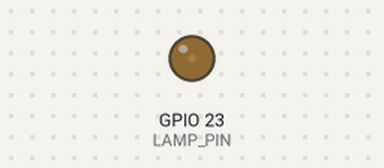
The sketch below on a simulated ESP32. On the bench: output pins drawn as LEDs (lit = HIGH).

Above: at 0.27 s.
At 24.02 s:
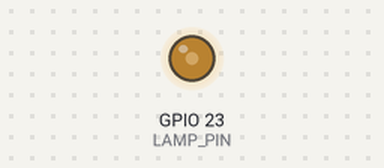
Timing chart, 0 to 40.0 s (numbered marks = the images above):
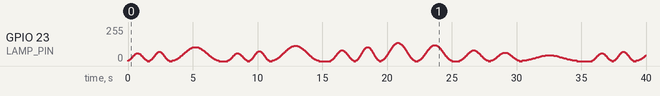

The sketch:

flower_lamp_timer.ino
```cpp
/*
  ESP32 timed breathing melody lamp controller.

  Wiring:
  - Do not connect the lamp directly between VIN and GND if you need software control.
  - Use a constant-current LED driver such as the CN5711 module.
  - GPIO23 drives the CN5711 CE/PWM pin through a 100-220 ohm resistor.
*/

const int LAMP_PIN = 23;

const int PWM_FREQUENCY_HZ = 1000;
const int PWM_RESOLUTION_BITS = 8;
const int PWM_MAX_DUTY = (1 << PWM_RESOLUTION_BITS) - 1;
const int MAX_BRIGHTNESS_PERCENT = 80;

const unsigned long PLAY_DURATION_MS = 60UL * 1000UL;
const unsigned long REST_DURATION_MS = 60UL * 1000UL;
const unsigned long FADE_OUT_DURATION_MS = 8UL * 1000UL;
const byte BREATH_FLOOR_PERCENT = 3;

struct BreathStep {
  unsigned int durationMs;
  byte peakPercent;
  unsigned int gapMs;
};

const BreathStep BREATH_MELODY[] = {
  // Lullaby-like phrases: soft-soft-long, then a higher swell, then a quiet ending.
  {1500, 24, 180},
  {1500, 28, 240},
  {3600, 42, 700},

  {1500, 24, 180},
  {1500, 30, 240},
  {3600, 46, 900},

  {1800, 32, 160},
  {1800, 42, 160},
  {2600, 55, 240},
  {2600, 48, 600},

  {2200, 32, 220},
  {2200, 26, 220},
  {4200, 18, 1200},
};

const int BREATH_STEP_COUNT = sizeof(BREATH_MELODY) / sizeof(BREATH_MELODY[0]);

bool sequenceActive = true;
unsigned long sequenceStartedAt = 0;
unsigned long nextSequenceAt = 0;
byte outputScalePercent = 100;

void writeBrightnessPercent(byte percent) {
  byte limitedPercent = min(percent, (byte)MAX_BRIGHTNESS_PERCENT);
  int duty = PWM_MAX_DUTY * limitedPercent * outputScalePercent / 10000;
  ledcWrite(LAMP_PIN, duty);
}

byte easeBreathPercent(byte peakPercent, unsigned long elapsed, unsigned int durationMs) {
  unsigned long halfDuration = max(1U, durationMs / 2);
  unsigned long phase = elapsed < halfDuration ? elapsed : durationMs - elapsed;
  byte x = min(255UL, phase * 255UL / halfDuration);

  // Integer smoothstep curve: slow at both ends, soft in the middle.
  unsigned long eased = (unsigned long)x * x * (765UL - 2UL * x) / 65025UL;
  byte limitedPeak = min(peakPercent, (byte)MAX_BRIGHTNESS_PERCENT);
  return BREATH_FLOOR_PERCENT + (limitedPeak - BREATH_FLOOR_PERCENT) * eased / 255;
}

void startSequence() {
  sequenceActive = true;
  sequenceStartedAt = millis();
  outputScalePercent = 100;
  writeBrightnessPercent(0);
}

void stopSequence() {
  sequenceActive = false;
  outputScalePercent = 100;
  writeBrightnessPercent(0);
  nextSequenceAt = millis() + REST_DURATION_MS;
}

unsigned long melodyDurationMs() {
  unsigned long duration = 0;

  for (int i = 0; i < BREATH_STEP_COUNT; i++) {
    duration += BREATH_MELODY[i].durationMs + BREATH_MELODY[i].gapMs;
  }

  return duration;
}

void playMelodyAt(unsigned long sequenceElapsed) {
  unsigned long melodyElapsed = sequenceElapsed % melodyDurationMs();
  unsigned long cursor = 0;

  for (int i = 0; i < BREATH_STEP_COUNT; i++) {
    unsigned long breathEnd = cursor + BREATH_MELODY[i].durationMs;
    unsigned long gapEnd = breathEnd + BREATH_MELODY[i].gapMs;

    if (melodyElapsed < breathEnd) {
      unsigned long breathElapsed = melodyElapsed - cursor;
      writeBrightnessPercent(easeBreathPercent(
        BREATH_MELODY[i].peakPercent,
        breathElapsed,
        BREATH_MELODY[i].durationMs
      ));
      return;
    }

    if (melodyElapsed < gapEnd) {
      writeBrightnessPercent(0);
      return;
    }

    cursor = gapEnd;
  }

  writeBrightnessPercent(0);
}

void setup() {
  ledcAttach(LAMP_PIN, PWM_FREQUENCY_HZ, PWM_RESOLUTION_BITS);
  startSequence();
}

void loop() {
  unsigned long now = millis();

  if (sequenceActive) {
    unsigned long elapsed = now - sequenceStartedAt;

    if (elapsed >= PLAY_DURATION_MS) {
      stopSequence();
      return;
    }

    unsigned long remaining = PLAY_DURATION_MS - elapsed;
    if (remaining < FADE_OUT_DURATION_MS) {
      outputScalePercent = remaining * 100UL / FADE_OUT_DURATION_MS;
    } else {
      outputScalePercent = 100;
    }

    playMelodyAt(elapsed);
    return;
  }

  if ((long)(now - nextSequenceAt) >= 0) {
    startSequence();
  }
}
```
